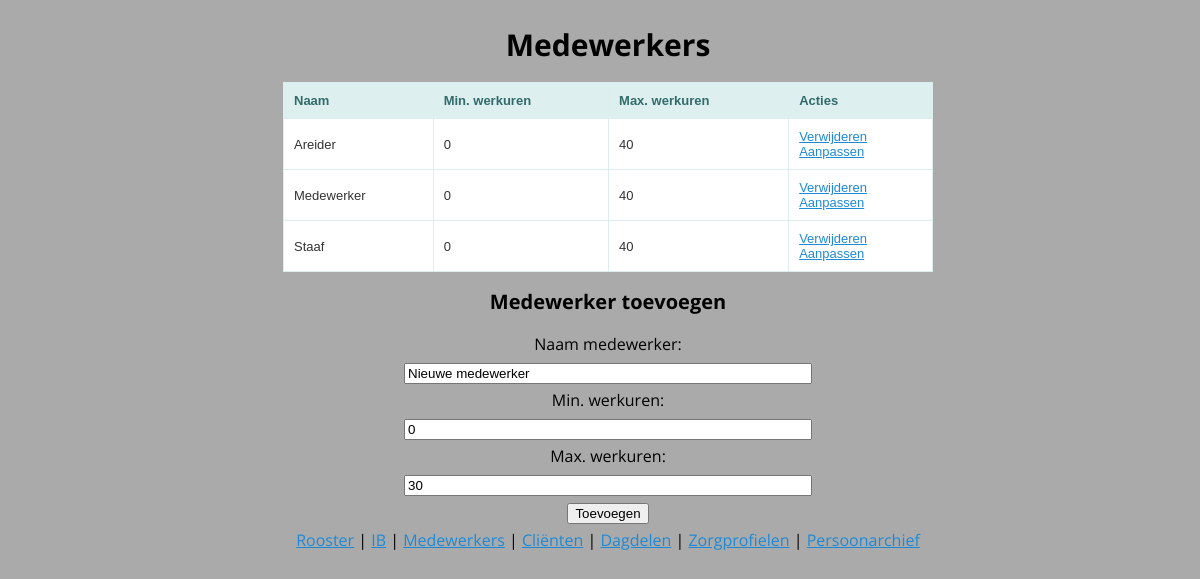
The app's page /staffs/, older data.
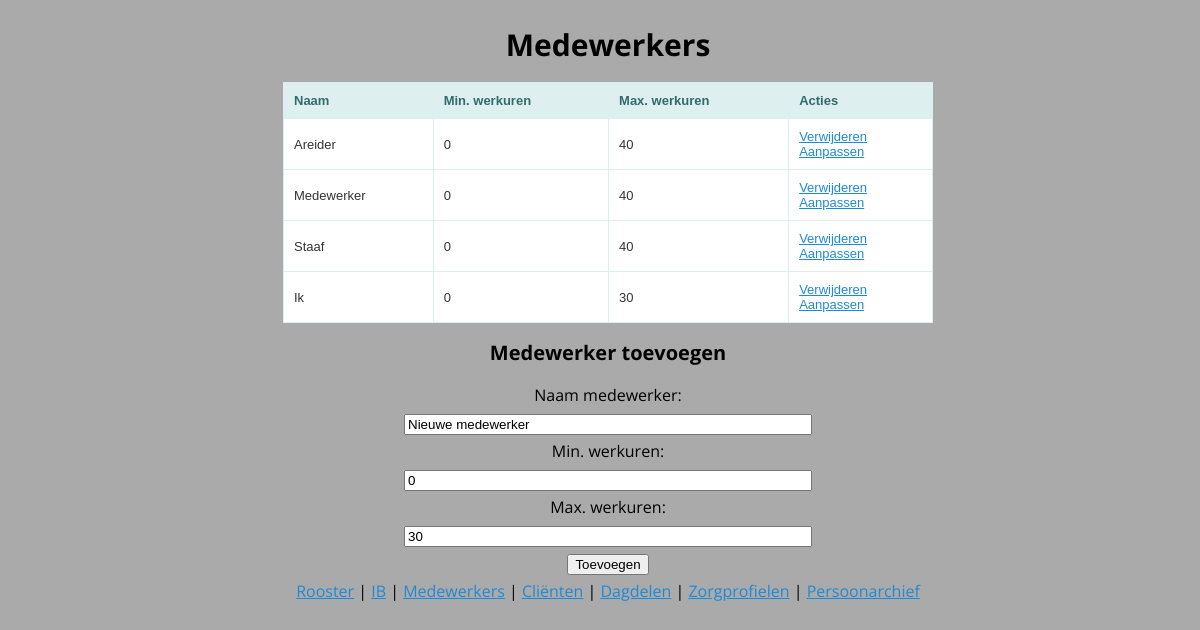
The same page, newer data.
### roosterapp/sql.py (models this page shows)
class Staff(Base):
    __tablename__ = 'staffs'
    person_id = Column(Integer, ForeignKey("persons.id"), primary_key=True)
    min_hours = Column(Integer, default=0)
    max_hours = Column(Integer, default=0)
    person = relationship("Person")
    sessions = relationship("Session", backref="staff", cascade="delete, delete-orphan")

class Person(Base):
    __tablename__ = 'persons'
    id = Column(Integer, primary_key=True)
    name = Column(String(127))
    active = Column(Boolean, default=True)
    atttendance = relationship("Presence", backref="person", cascade="delete, delete-orphan")

### roosterapp/routes.py (the view)
@staff_crud.route('/', methods=['GET'])
def show_staffs():
    staffs = app.db.session.query(Staff).all()
    return render_template('index_staffs.html', staffs = staffs)

### roosterapp/templates/index_staffs.html (shortened to what this page needs)
{% extends 'base.html' %}
{% block body %}
<h1> Medewerkers </h1>
{% if staffs|length < 1 %}
    <h4>Er zijn nog geen medewerkers in het systeem. Voeg er hieronder een toe.</h4>
{% else %}
    <table style="width: 50em;">
        <tr>
            <th>Naam</th>
            <th>Min. werkuren</th>
            <th>Max. werkuren</th>
            <th>Acties</th>
        </tr>
        {% for staff in staffs %}
            <tr>
                <td>{{ staff.person.name }}</td>
                <td>{{ staff.min_hours }}</td>
                <td>{{ staff.max_hours }}</td>
                <td>
                    <a href="delete/{{ staff.person_id }}">Verwijderen</a>
                    <br>
                    <a href="update/{{ staff.person_id }}">Aanpassen</a>
                </td>
            </tr>
        {% endfor %}
    </table>
{% endif %}
<h2>Medewerker toevoegen</h2>
<form action="/staffs/add" method="POST" style="width:50em;text-align: center;">
    <label for="staff_name">Naam medewerker:</label><br>
    <input type="text" name="staff_name" id="staff_name" value="Nieuwe medewerker" style="width: 50%;"><br>
    <label for="min_hours">Min. werkuren:</label><br>
    <input type="text" name="min_hours" id="min_hours" value="0" style="width: 50%;"><br>
    <label for="max_hours">Max. werkuren:</label><br>
    <input type="text" name="max_hours" id="max_hours" value="30" style="width: 50%;"><br>
    <input type="submit" value="Toevoegen">
</form>
{% endblock %}

### roosterapp/templates/base.html (shortened to what this page needs)
<!DOCTYPE html>
<html lang=nl>
<head>
    <link rel="stylesheet" href="{{ url_for('static', filename='css/main.css') }}">
</head>
<body>
    <div class ="content">
        {% block body %}{% endblock %}
        <div>
            <a href="/">Rooster</a> | <a href="/sessions">IB</a> | <a href="/staffs">Medewerkers</a> | <a href="/clients">Cliënten</a> | <a href="/doles">Dagdelen</a> | <a href="/profiles">Zorgprofielen</a> | <a href="/persons">Persoonarchief</a>
        </div>
    </div>
</body>
</html>

### roosterapp/static/css/main.css (style rules this page uses)
.content { position: absolute; margin:0; left:50%; margin-right:50%; transform: translate(-50%, 0); min-width: 30em; text-align: center; }
body { font-family: 'Open Sans', sans-serif; line-height: 1.75em; font-size: 16px; background-color: #aaa; width: 100%; position: relative; }
h1 { font-size: 30px; line-height: 34px; text-align: center; }
h2 { font-size: 20px; line-height: 25px; }
a[href] { color: #1e8ad6; }
table { margin: 0 auto; border: solid 1px #DDEEEE; border-collapse: collapse; border-spacing: 0; font: normal 13px Arial, sans-serif; }
table, th { background-color: #DDEFEF; border: solid 1px #DDEEEE; color: #336B6B; padding: 10px; text-align: left; }
table, td { background-color: #FFFFFF; border: solid 1px #DDEEEE; color: #333; padding: 10px; }

Row changes from the older to the newer data that the page shows:
added Staff: person.name "Ik", min_hours "0", max_hours "30"
